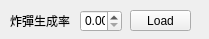
<?xml version="1.0" encoding="UTF-8"?>
<ui version="4.0">
 <class>MineRateBoard</class>
 <widget class="QWidget" name="MineRateBoard">
  <property name="geometry">
   <rect>
    <x>0</x>
    <y>0</y>
    <width>209</width>
    <height>39</height>
   </rect>
  </property>
  <property name="windowTitle">
   <string>Form</string>
  </property>
  <widget class="QPushButton" name="pushButton">
   <property name="geometry">
    <rect>
     <x>130</x>
     <y>10</y>
     <width>61</width>
     <height>21</height>
    </rect>
   </property>
   <property name="text">
    <string>Load</string>
   </property>
  </widget>
  <widget class="QLabel" name="label">
   <property name="geometry">
    <rect>
     <x>10</x>
     <y>10</y>
     <width>71</width>
     <height>21</height>
    </rect>
   </property>
   <property name="text">
    <string>炸彈生成率</string>
   </property>
  </widget>
  <widget class="QDoubleSpinBox" name="rate">
   <property name="geometry">
    <rect>
     <x>80</x>
     <y>10</y>
     <width>42</width>
     <height>22</height>
    </rect>
   </property>
  </widget>
 </widget>
 <resources/>
 <connections/>
</ui>
